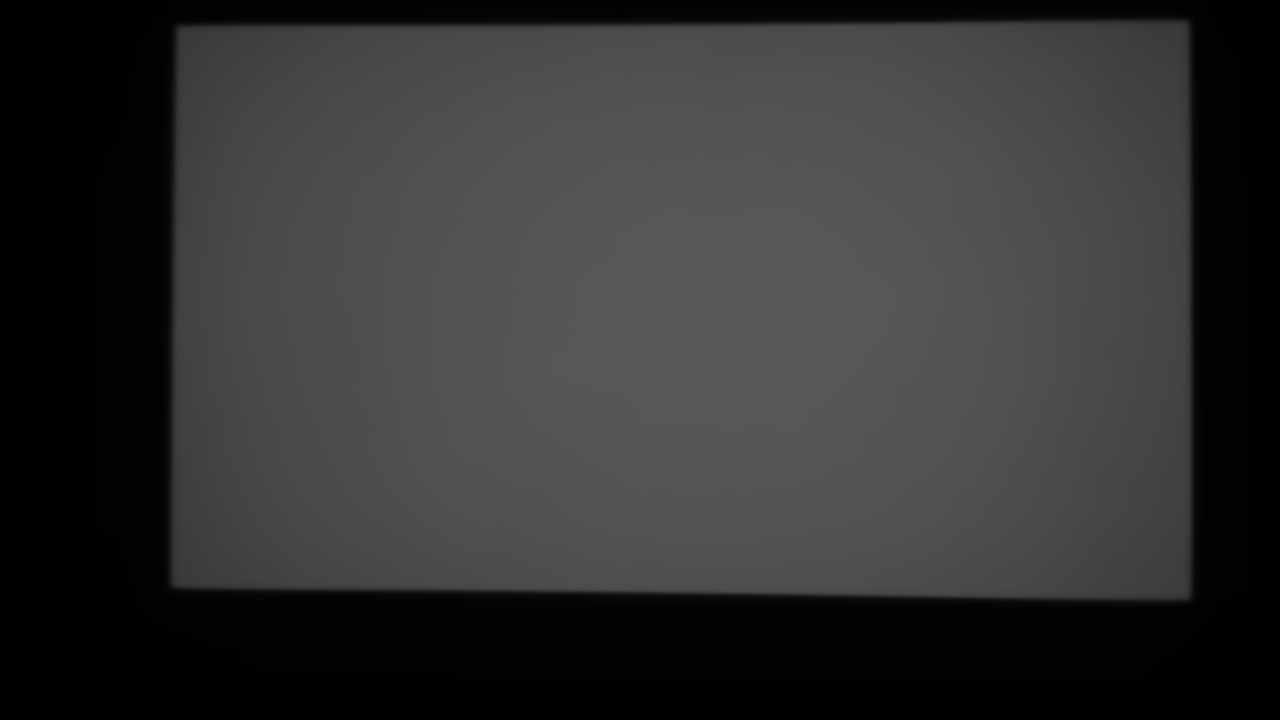
#> input picture 2_gui_features_in_opencv/captured_white.png, 1280 x 720 px, found by its file name
$ python pca_in_cv.py
#> lines starting #> are read from the running program, lines starting #| are printed output that depends on the picture; after the words box and inside, x2 and y2 are one past the last pixel; in counts of white or black regions, pixels touching at a corner belong together; long printed decimals are rounded
# coding: utf-8

import cv2 as cv
import numpy as np
from math import atan2, cos, sin, sqrt, pi
import random


COLORS = np.random.randint(0, 255, size=(100, 3)).tolist()


def drawAxis(img, p_, q_, colour, scale):
    p = list(p_)
    q = list(q_)

    angle = atan2(p[1] - q[1], p[0] - q[0])  # angle in radians
    hypotenuse = sqrt((p[1] - q[1]) * (p[1] - q[1]) + (p[0] - q[0]) * (p[0] - q[0]))

    # Here we lengthen the arrow by a factor of scale
    q[0] = p[0] - scale * hypotenuse * cos(angle)
    q[1] = p[1] - scale * hypotenuse * sin(angle)
    cv.line(img, (int(p[0]), int(p[1])), (int(q[0]), int(q[1])), colour, 1, cv.LINE_AA)

    # create the arrow hooks
    p[0] = q[0] + 9 * cos(angle + pi / 4)
    p[1] = q[1] + 9 * sin(angle + pi / 4)
    cv.line(img, (int(p[0]), int(p[1])), (int(q[0]), int(q[1])), colour, 1, cv.LINE_AA)

    p[0] = q[0] + 9 * cos(angle - pi / 4)
    p[1] = q[1] + 9 * sin(angle - pi / 4)
    cv.line(img, (int(p[0]), int(p[1])), (int(q[0]), int(q[1])), colour, 1, cv.LINE_AA)


def getOrientation(pts, img):
    # Construct a buffer used by the pca analysis
    sz = len(pts)
    data_pts = np.empty((sz, 2), dtype=np.float64)
    for i in range(data_pts.shape[0]):
        data_pts[i, 0] = pts[i, 0, 0]
        data_pts[i, 1] = pts[i, 0, 1]

    # Perform PCA analysis
    mean = np.empty(0)
    mean, eigenvectors, eigenvalues = cv.PCACompute2(data_pts, mean, 0.99)
    print(mean)
    print(eigenvectors)
    print(eigenvalues)


    # Store the center of the object
    cntr = (int(mean[0, 0]), int(mean[0, 1]))

    # Draw the principal components
    cv.circle(img, cntr, 3, (255, 0, 255), 2)
    p1 = (
        cntr[0] + 0.002 * eigenvectors[0, 0] * eigenvalues[0, 0],
        cntr[1] + 0.002 * eigenvectors[0, 1] * eigenvalues[0, 0])
    p2 = (
        cntr[0] - 0.002 * eigenvectors[1, 0] * eigenvalues[1, 0],
        cntr[1] - 0.002 * eigenvectors[1, 1] * eigenvalues[1, 0])
    drawAxis(img, cntr, p1, random.choice(COLORS), 1)
    drawAxis(img, cntr, p2, random.choice(COLORS), 1)

    angle = atan2(eigenvectors[0, 1], eigenvectors[0, 0])  # orientation in radians

    return angle


def main():
    # Load image
    cv.samples.addSamplesDataSearchPath('../mydata')
    file = cv.samples.findFile('captured_white.png')
    if not file:
        raise FileNotFoundError('file not found')

    src = cv.imread(file)
#> src is the input picture: shape (720, 1280, 3); min 0, max 88, mean 49.5
    src = cv.resize(src, None, fx=0.5, fy=0.5, interpolation=cv.INTER_AREA)
#> src: shape (360, 640, 3)
    gray = cv.cvtColor(src, cv.COLOR_BGR2GRAY)

    # Convert image to binary
    _, bw = cv.threshold(gray, 0, 255, cv.THRESH_BINARY | cv.THRESH_OTSU)
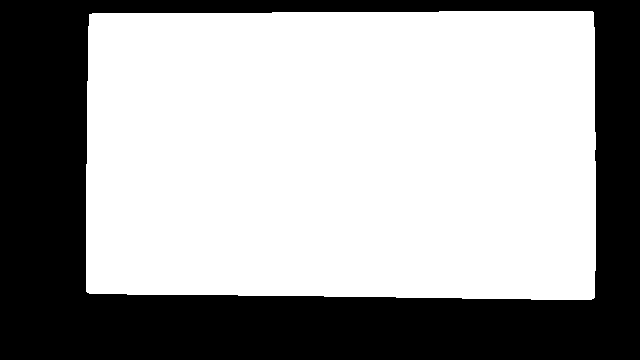
#> bw: shape (360, 640); 62.9% white; 1 black region

    # Find all the contours in the thresholded image
    contours, _ = cv.findContours(bw, cv.RETR_EXTERNAL, cv.CHAIN_APPROX_NONE)
#> contours = 1 contour; box (x1, y1, x2, y2) and area: (86, 11, 596, 300) 144080

    for i, c in enumerate(contours):
        # Calculate the area of each contour
        area = cv.contourArea(c)
        # Ignore contours that are too small or too large
        if area < 1e2:
            continue

        # Draw each contour only for visualisation purposes
        cv.drawContours(src, contours, i, (0, 0, 255), 2)
        # Find the orientation of each shape
        angle = getOrientation(c, src)
        print('angle:')
        print(angle)
#> this loop made 1 pass
#> (area, sz in getOrientation, mean in getOrientation, eigenvectors in getOrientation, eigenvalues in getOrientation, p1 in getOrientation) on pass 1: (144080, 1574, [[341.8, 154.2]], [[1, 0.00419], [-0.00419, 1]], [36715.4, 15303.7], (414.4, 154.3))
#| [[341.828 154.181]]
#| [[ 1  0.00419]
#|  [-0.00419  1]]
#| [[36715.385]
#|  [15303.735 ]]
#| angle:
#| 0.00419
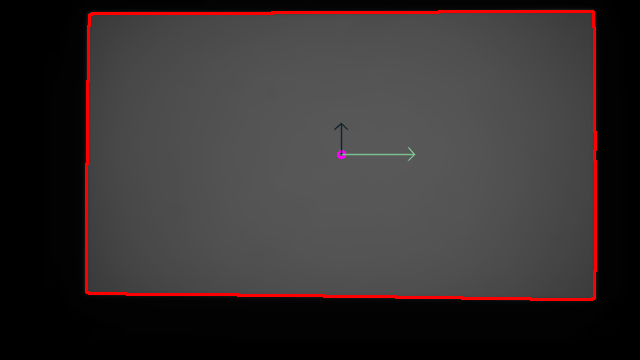
#> src: shape (360, 640, 3); mean B, G, R 48.6, 48.6, 53.9

    cv.imshow('output', src)
    cv.waitKey()
    cv.destroyAllWindows()


if __name__ == '__main__':
    main()
